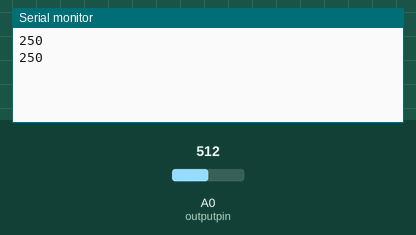
This sketch was run on a simulated Arduino Uno, built with avr-gcc and run on an emulated ATmega328P. Parts: the last lines printed to the serial monitor. The test bench sets the inputs (shaded band); at power-on: A0 (outputpin) = 512.

Above: at 1.8 s.
1.9 s: A0 (outputpin) set to 716
At 2.8 s:
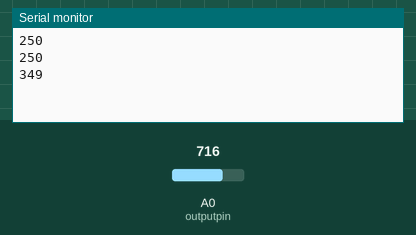
3.4 s: A0 (outputpin) set to 900
At 4.4 s:
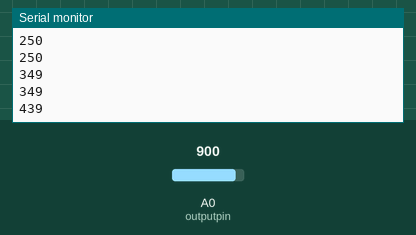
Timing chart, 0 to 6.4 s (numbered marks = the images above; inputs shaded):
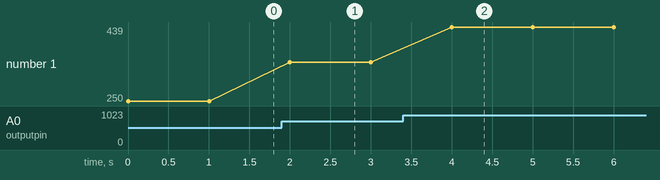

Measured:
- after the input at 1.9 s, the serial monitor: prints a new line after 0.10 s (image 1)
- after the input at 3.4 s, the serial monitor: prints a new line after 0.60 s (image 2)
- plotted number 1: 250 → 349 after the input at 1.9 s, 349 → 439 after the input at 3.4 s

The sketch:

ArduinoLM35.ino
```cpp
int outputpin= 0;
//this sets the ground pin to LOW and the input voltage pin to high
void setup()
{
Serial.begin(9600);
}

//main loop
void loop()
{
int rawvoltage= analogRead(outputpin);
float millivolts= (rawvoltage/1024.0) * 5000;
float celsius= millivolts/10;
Serial.println((int)celsius);
delay(1000);

}
```
